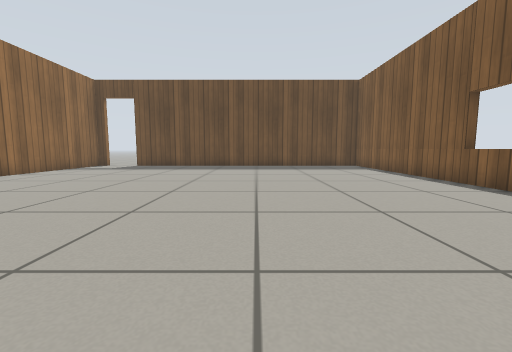
view 1 (above)

16 first-person views from a walk through a robot-simulator world made for Gazebo. The camera is 0.5 m above the floor, tilts 6° down and sees 90° across. The floor is counted in squares, 0.5 m on a side. Each view is taken from the middle of a square. On the plan, view 1 faces up. The plan holds only what a view shows up to about 11 squares ahead; the rest is blank. The robots in the file are not drawn. Simple patterns stand in for the simulator's built-in surfaces.

view 2
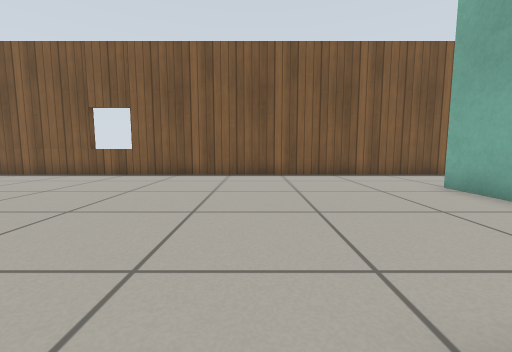

view 3
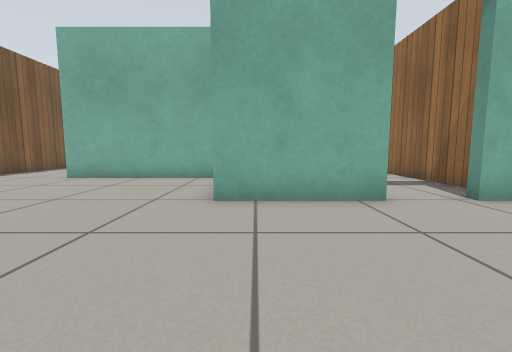

view 4
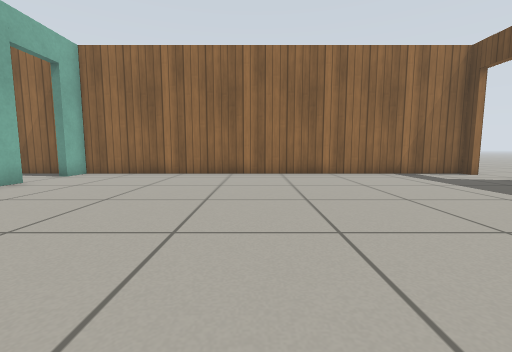

view 5
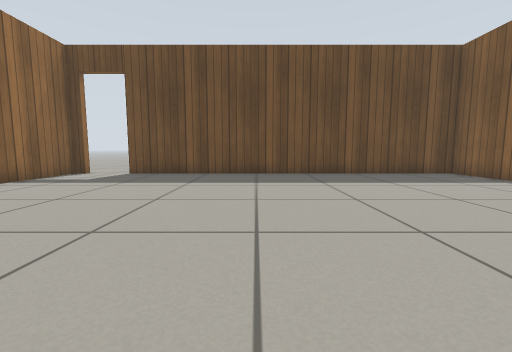

view 6
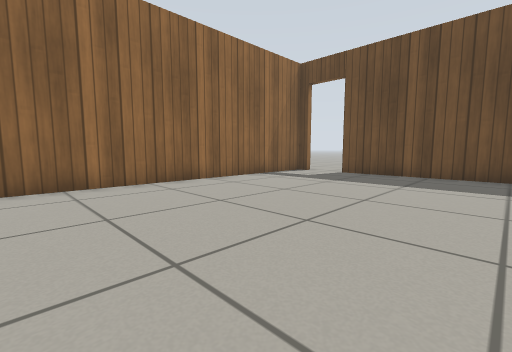

view 7
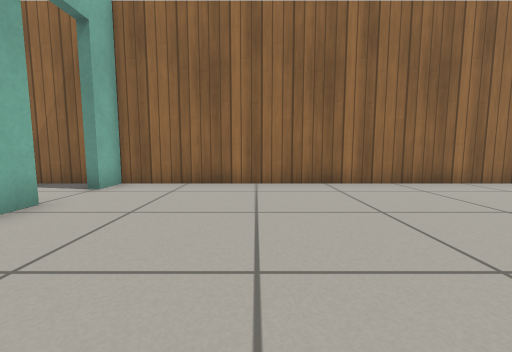

view 8
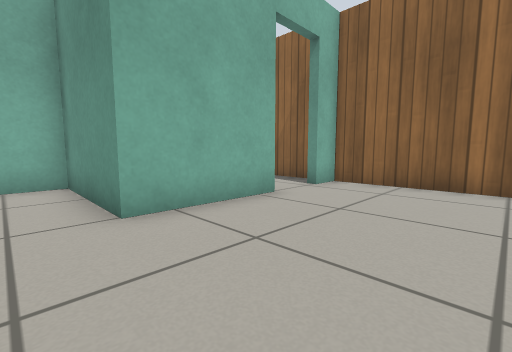

view 9
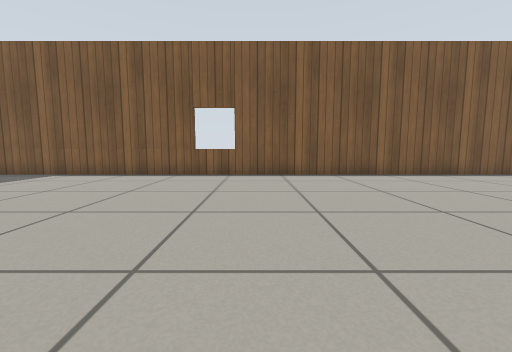

view 10
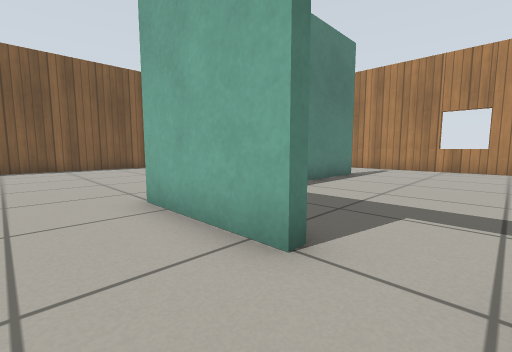

view 11
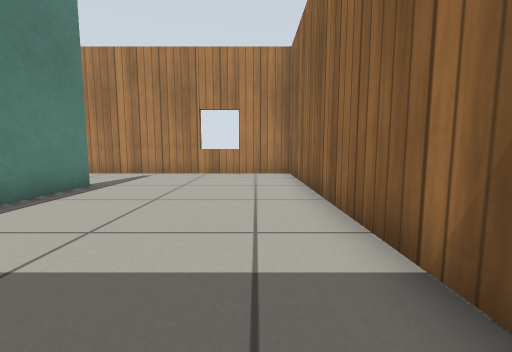

view 12
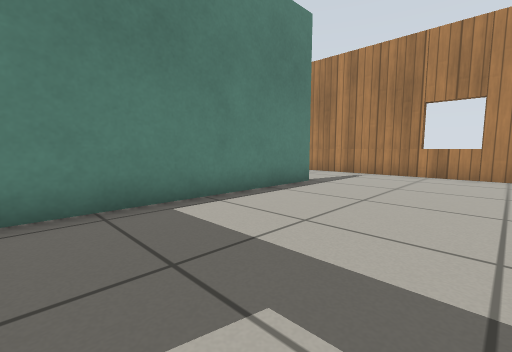

view 13
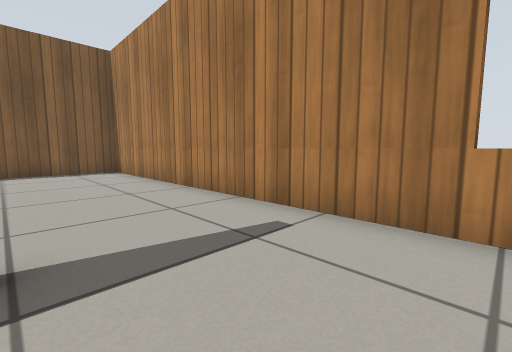

view 14
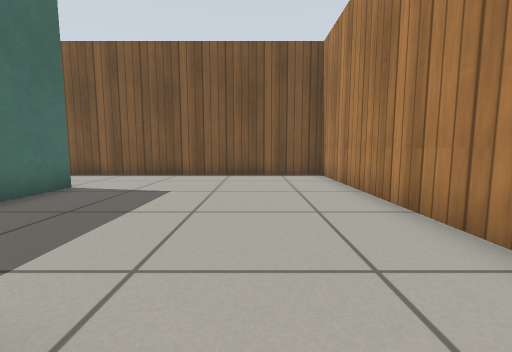

view 15
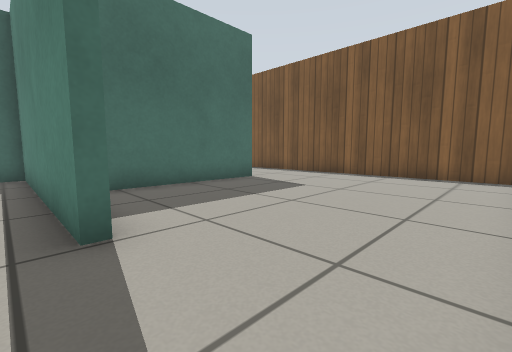

view 16
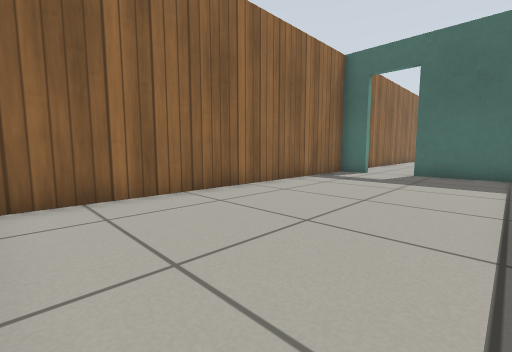

### Floor plan
Points are (right, up) in squares from view 1. A wall is a line through its corners. A room is listed if a view was taken in it or the views show most of it. See-through windows are left out.
Room 1 (views 1, 2, 3, 4, 5, 6, 7, 8, 9, 10)
walls: (-6.6, 0.1) (-3.2, 0.1) (-3.2, -3.9) (2.6, -3.9); (-8.9, 15.4) (-9.4, 15.4) (-9.4, 0.1) (-8.2, 0.1); (6, -4.5) (6, 15.4) (-7.1, 15.4)
ways out: open door at (-7.5, 0) to room 2; opening at (4, -4) to room 3; open door at (-8.5, 15.5)
Room 2 (views 11, 12, 13, 14, 15, 16)
walls: (-3.5, -8) (-3.5, -0.2) (-6.6, -0.2); (-8.2, -0.2) (-9.4, -0.2) (-9.4, -11.5) (-2.4, -11.5)
ways out: open door at (-7.5, 0) to room 1; opening at (-3, -9.5) to room 3
Room 3 (no view inside)
walls: (2.6, -4.2) (-2.2, -4.2); (-2.4, -11.5) (6, -11.5) (6, -4.5)
ways out: opening at (4, -4) to room 1; opening at (-3, -9.5) to room 2

Positions as (right, up) in squares from view 1, and headings:
1: (0, 0), facing up
2: (-4, 1), facing right
3: (-4, 5), facing down
4: (1, 7), facing left
5: (-2, 5), facing up
6: (-2, 5), facing up-left
7: (-2, 4), facing left
8: (-2, 4), facing down-left
9: (-4, 5), facing right
10: (-8, 2), facing down-right
11: (-8, -1), facing down
12: (-8, -1), facing down-right
13: (-6, -8), facing down-right
14: (-4, -9), facing right
15: (-4, -11), facing up-right
16: (-4, -11), facing up-left
